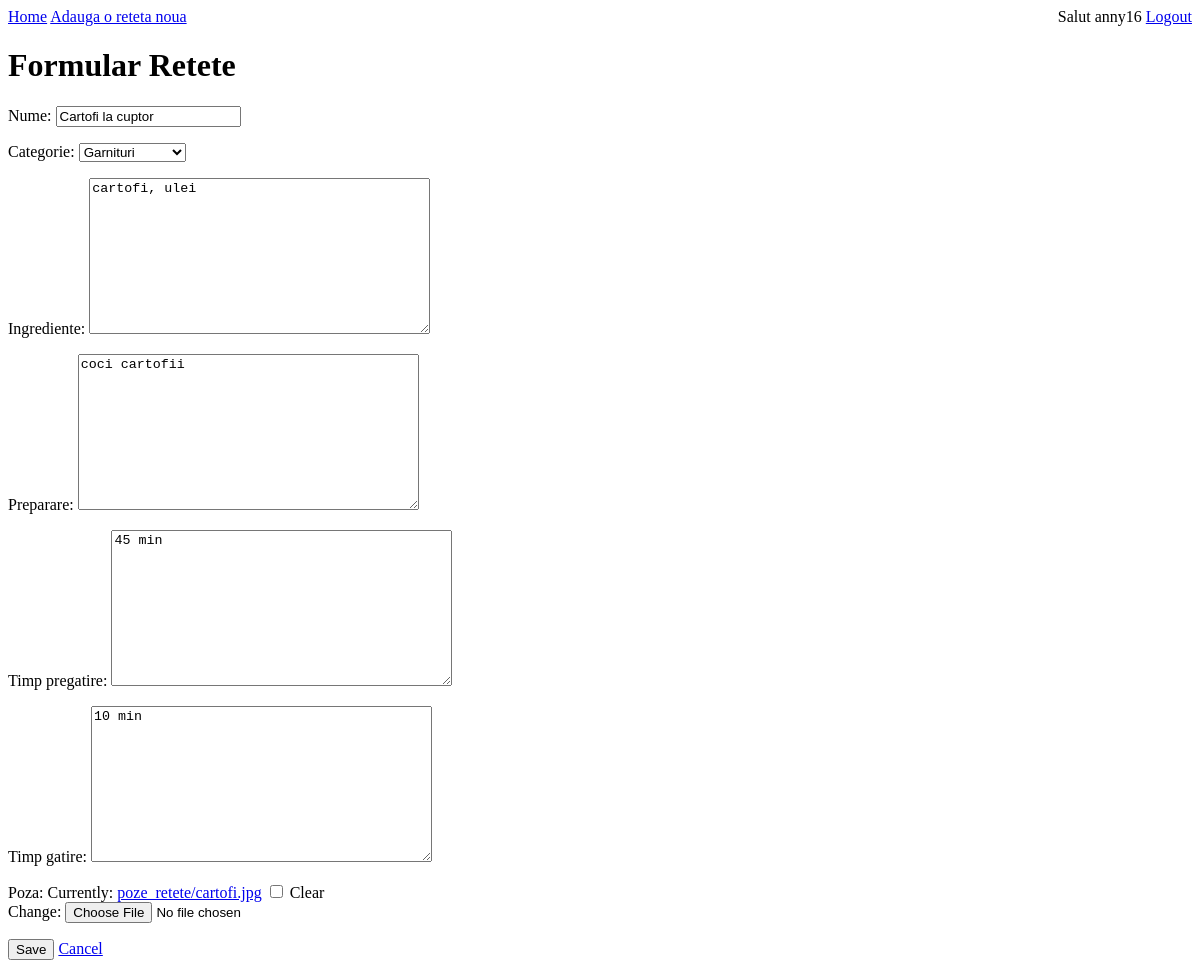
Screenshot of /reteta/16/modificare_reteta/ (signed in) with the database file from the repository.
### prieteni/models.py (models this page shows)
class CustomUser(AbstractUser):
    description = models.TextField(blank=True, null=True, default="")

### retetele/models.py (models this page shows, shortened)
class Retete(models.Model):
    class Categorie(models.TextChoices):
        MIC_DEJUN = "MD", "Mic dejun"
        PRAJITURI = "PR", "Prăjituri"
        TORTURI = "TO", "Torturi"
        SUPE = "SU", "Supe și ciorbe"
        GARNITURI = "GA", "Garnituri"
        CARNE = "CA", "Carne"
        PESTE = "PE", "Pește"
    nume = models.CharField(max_length=200)
    categorie = models.CharField(
        max_length=30,
        choices=Categorie.choices,
        default="mic_dejun"
    )
    ingrediente = models.TextField()
    preparare = models.TextField()
    data_creare = models.DateTimeField(default=timezone.now)
    timp_pregatire = models.TextField(null=True, blank=True)
    timp_gatire = models.TextField(null=True, blank=True)
    user = models.ForeignKey(
        settings.AUTH_USER_MODEL,
        related_name="retete",
        on_delete=models.SET_NULL,
        null=True,
        blank=True
    )
    poza = models.ImageField(upload_to="poze_retete/", null=True, blank=True)

### retetele/views.py (the view)
# urls.py: path('reteta/<int:pk>/modificare_reteta/', views.modificare_reteta, name='modificare_reteta'),
def modificare_reteta(request: HttpRequest, pk: int):
    reteta = get_object_or_404(Retete, pk=pk)
    if reteta.user != request.user:
        return HttpResponseForbidden("Aceasta nu este reteta ta, nu ai voie sa modifici!")
    if request.method == "POST":
        form = ReteteForm(request.POST, instance=reteta)
        if form.is_valid():
            form.save()
            return redirect('retete')
    else:
        form = ReteteForm(instance=reteta)
    return render(request, 'retetele/formular_retete.html', {'form': form})

### retetele/forms.py
class ReteteForm(forms.ModelForm):
    class Meta:
        model = Retete
        fields = [
            'nume',
            "categorie",
            'ingrediente',
            'preparare',
            'timp_pregatire',
            'timp_gatire',
            'poza',
        ]

### retetele/templates/retetele/formular_retete.html (shortened to what this page needs)
{% extends "base.html" %}
{% block content %}
   <h1>Formular Retete</h1>
    <form method="POST" enctype="multipart/form-data">
        {{ form.as_p }}
        <button type="submit">Save</button>
        <a href = "{% url 'retete' %}">Cancel</a>
    </form>
{% endblock %}

### retetele/templates/base.html (shortened to what this page needs)
<!DOCTYPE html>
<html lang="en">
<head>
    <link rel="stylesheet" href="https://cdn.jsdelivr.net/npm/@intergrav/dev.css@4"/>
    <link rel="stylesheet" href="/static/main.css"/>
</head>
<body>
  <nav class = "navigation_bar">
    <div>
      <a href="{% url 'retete' %}">Home</a>
      <a href="{% url 'introducere_reteta' %}">Adauga o reteta noua</a>
    </div>
    <div>
      {% if user.is_authenticated %}
      <div>
        <span>Salut {{ user.username }}</span>
        <a href="{% url 'logout' %}">Logout</a>
      </div>
      {% else %}
      <div>
        <a href="{% url 'login' %}">Login</a>
        <a href="{% url 'register' %}">Register</a>
      </div>
      {% endif %}
    </div>
  </nav>
  <main>
    {% block content %} {% endblock %}
  </main>
</body>
</html>

### retetele/static/main.css (style rules this page uses)
.navigation_bar { display: flex; justify-content: space-between; }

### rows the page displays
CustomUser: username "anny16"
Retete: nume "Cartofi la cuptor", categorie "Garnituri", ingrediente "cartofi, ulei", preparare "coci cartofii", timp_pregatire "45 min", timp_gatire "10 min"
